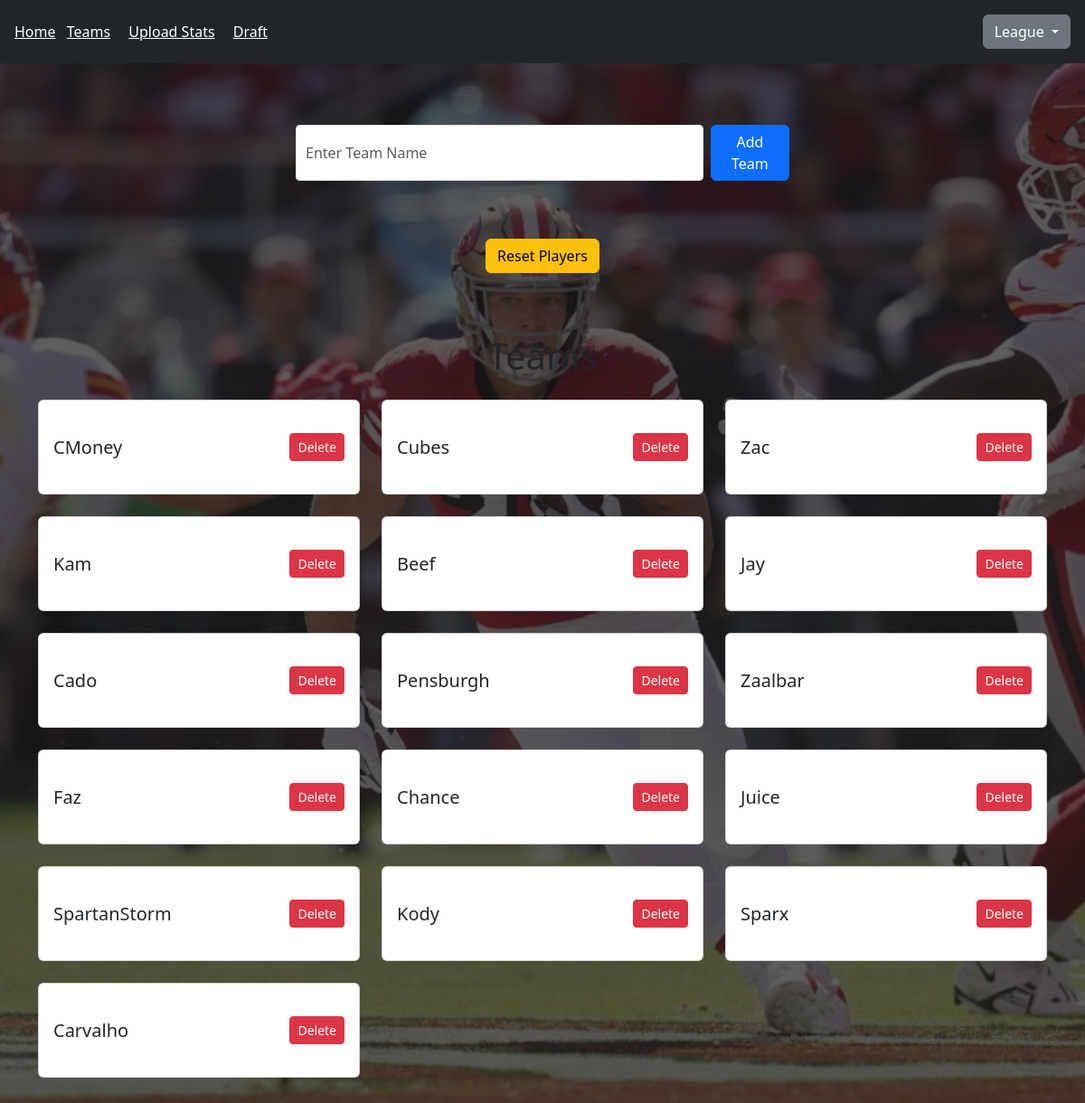
The page /team_create on the database as committed earlier.
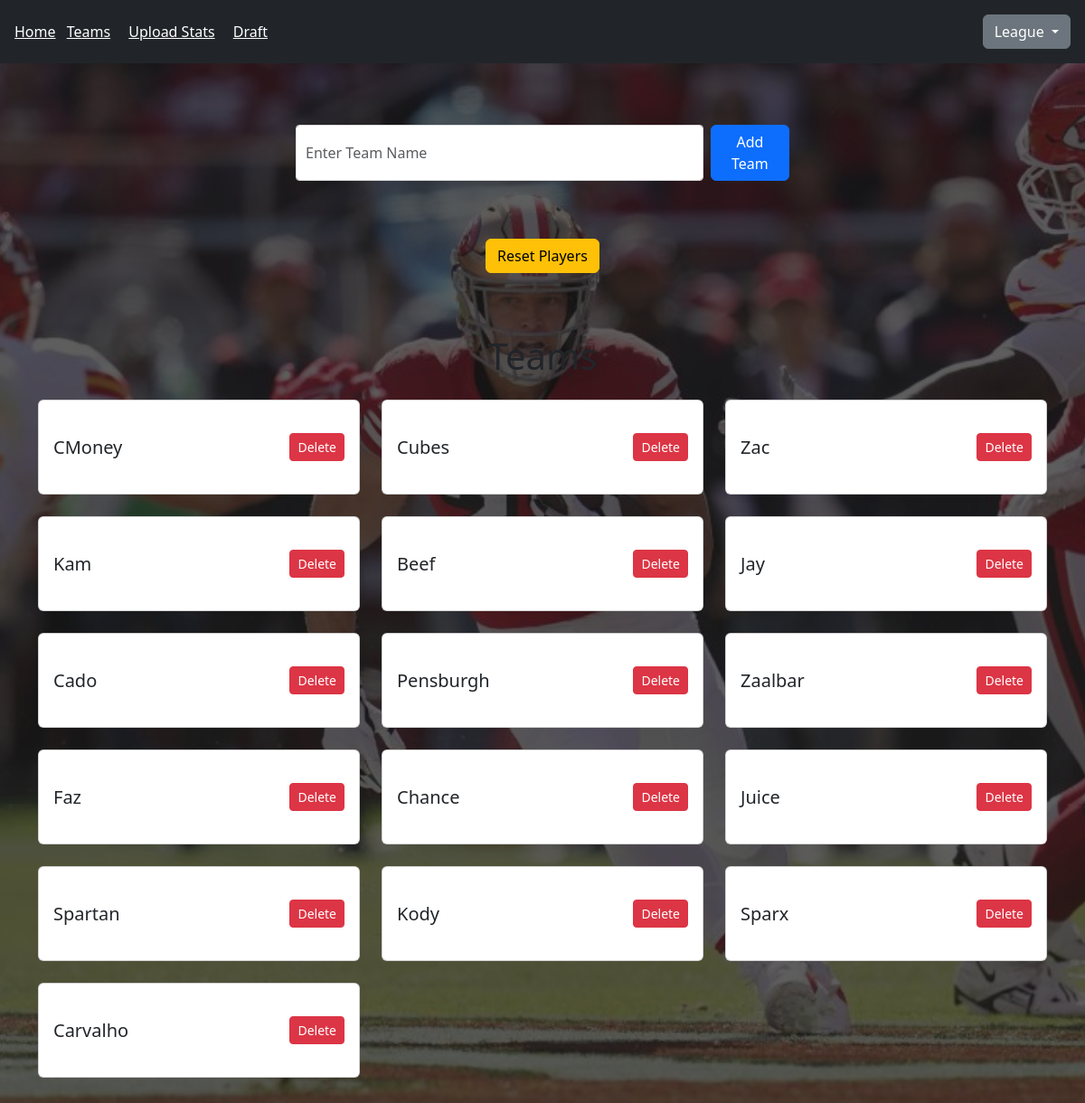
The same page on the database as committed later.
### teams/models.py (models this page shows, shortened)
class Team(models.Model):
    name = models.CharField(max_length=20) # The teams name
    wins = models.PositiveIntegerField(default=0)
    losses = models.PositiveIntegerField(default=0)
    totalPoints = models.PositiveIntegerField(default=0)
    totalPointsAllowed = models.PositiveIntegerField(default=0)
    draftPick = models.PositiveIntegerField(default=0)

### pages/views.py (the view)
# urls.py: path('team_create', views.teamCreate, name='team_create'),
@require_http_methods(["GET", "POST"])
def teamCreate(request):
    if request.method == 'POST':
        team_name = request.POST.get('team_name')
        if team_name:
            Team.objects.create(name=team_name)
            return redirect('team_create')
    teams = Team.objects.all()
    return render(request, 'team_create.html', {'teams': teams})

### templates/team_create.html (shortened to what this page needs)
<!DOCTYPE html>
<html>
  <head>
    {% load static %}
  </head>
  <body>
    {% include 'header.html' %}
    <div class="container py-5">
        <div class="row mb-4">
            <div class="col-12 col-md-6 mx-auto">
                <form method="post" action="{% url 'team_create' %}" class="d-flex">
                    <input type="text" name="team_name" class="form-control me-2" placeholder="Enter Team Name" />
                    <button type="submit" class="btn btn-primary">Add Team</button>
                </form>
            </div>
        </div>
        <div class="row mb-5">
            <div class="col-12 text-center">
                <form method="post" action="{% url 'reset_players' %}">
                    <button type="submit" class="btn btn-warning">Reset Players</button>
                </form>
            </div>
        </div>
        <h1 class="text-center mb-4">Teams</h1>
        <div class="row">
            {% if teams %}
                {% for team in teams %}
                <div class="col-md-6 col-lg-4 mb-4">
                    <div class="card text-dark">
                        <div class="card-body d-flex justify-content-between align-items-center">
                            <h5 class="card-title m-0">{{ team.name }}</h5>
                            <form method="post" action="{% url 'delete_team' team.id %}">
                                <button type="submit" class="btn btn-danger btn-sm">Delete</button>
                            </form>
                        </div>
                    </div>
                </div>
                {% endfor %}
            {% else %}
                <div class="col-12 text-center">
                    <p class="text-muted">No teams have been added yet.</p>
                </div>
            {% endif %}
        </div>
    </div>
  </body>
</html>

Rows that differ between the two databases and show on the page:
changed Team: name "SpartanStorm" → "Spartan"
